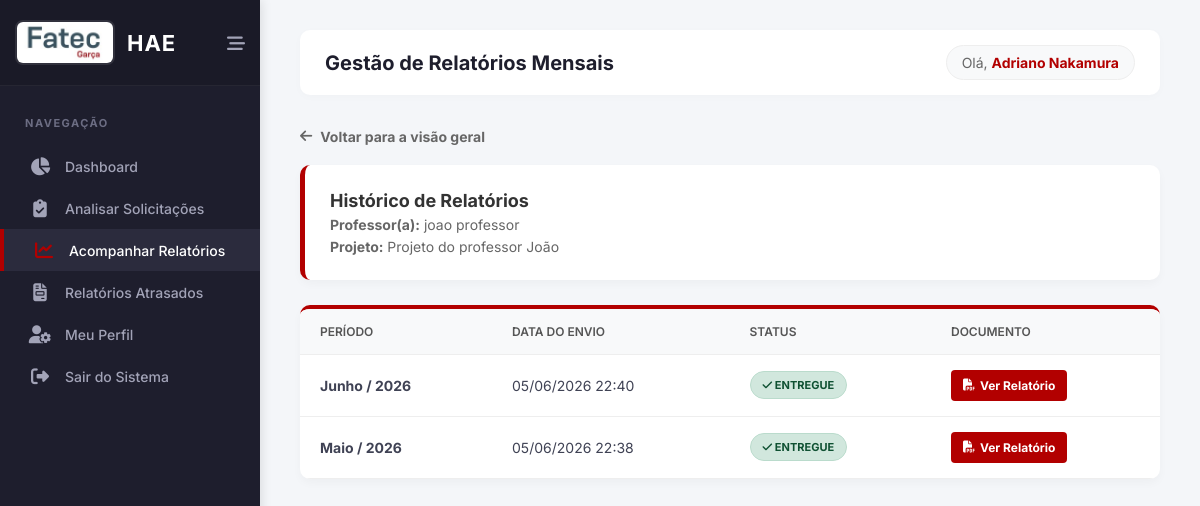
Page /acompanhar_relatorios.php?projeto_id=12 (signed in) on the committed database.
### tables this page shows
CREATE TABLE `solicitacoes_hae` (
  `id` int(11) NOT NULL,
  `professor_id` int(11) NOT NULL,
  `coordenador_alvo_id` int(11) DEFAULT NULL,
  `coordenador_indicado_id` int(11) DEFAULT NULL,
  `coordenador_id` int(11) DEFAULT NULL,
  `diretor_id` int(11) DEFAULT NULL,
  `parecer_coordenador` text DEFAULT NULL,
  `data_aprovacao_coordenador` date DEFAULT NULL,
  `data_parecer_coordenador` date DEFAULT NULL,
  `semestre` varchar(10) NOT NULL,
  `quantidade_horas` int(11) NOT NULL,
  `horas_aprovadas` int(11) DEFAULT NULL,
  `titulo_projeto` varchar(150) NOT NULL,
  `projeto_anterior` tinyint(1) DEFAULT 0,
  `nome_projeto_anterior` varchar(150) DEFAULT NULL,
  `objetivos_escola` text DEFAULT NULL,
  `horas_aula` int(11) NOT NULL,
  `horas_atividade` int(11) NOT NULL,
  `horas_especificas` int(11) NOT NULL,
  `total_semanal` int(11) NOT NULL,
  `total_mensal` int(11) NOT NULL,
  `categoria` varchar(255) NOT NULL,
  `justificativa` text NOT NULL,
  `objetivo` text NOT NULL,
  `metodologia` text NOT NULL,
  `envolvidos` text NOT NULL,
  `recursos_necessarios` set('Financeiro','Físico','Humano') NOT NULL,
  `detalhamento_recursos` text DEFAULT NULL,
  `cronograma` text NOT NULL,
  `resultados_esperados` text NOT NULL,
  `status_aprovacao` enum('Pendente','Aprovado','Rejeitado','Devolvido') DEFAULT 'Pendente',
  `status_coordenador` varchar(20) DEFAULT 'Pendente',
  `status_diretor` varchar(20) DEFAULT 'Pendente',
  `parecer_diretor` text DEFAULT NULL,
  `data_aprovacao_diretor` date DEFAULT NULL,
  `assinatura_coordenador` varchar(255) DEFAULT NULL,
  `assinatura_diretor` varchar(255) DEFAULT NULL,
  `data_criacao` timestamp NOT NULL DEFAULT current_timestamp()
);

CREATE TABLE `usuarios` (
  `id` int(11) NOT NULL,
  `nome` varchar(100) NOT NULL,
  `email` varchar(100) NOT NULL,
  `telefone_whatsapp` varchar(20) DEFAULT NULL,
  `funcao` enum('Professor','Coordenador','Diretor') NOT NULL,
  `data_nascimento` date DEFAULT NULL,
  `data_admissao` date DEFAULT NULL,
  `tipo_contrato` enum('Determinado','Indeterminado') DEFAULT NULL,
  `formacao_academica` text DEFAULT NULL,
  `assinatura_path` varchar(255) DEFAULT NULL,
  `senha` varchar(255) NOT NULL,
  `primeiro_acesso` tinyint(1) DEFAULT 1
);

CREATE TABLE `relatorios_hae` (
  `id` int(11) NOT NULL,
  `solicitacao_id` int(11) NOT NULL,
  `mes_referencia` int(11) NOT NULL,
  `ano_referencia` int(11) NOT NULL,
  `acoes_realizadas` text NOT NULL,
  `status` enum('Rascunho','Publicado') DEFAULT 'Rascunho',
  `data_envio` timestamp NOT NULL DEFAULT current_timestamp()
);

### acompanhar_relatorios.php (the view, shortened to what this page needs)
<?php
require 'config/conexao.php';
$meses = [1 => 'Janeiro', 2 => 'Fevereiro', 3 => 'Março', 4 => 'Abril', 5 => 'Maio', 6 => 'Junho', 7 => 'Julho', 8 => 'Agosto', 9 => 'Setembro', 10 => 'Outubro', 11 => 'Novembro', 12 => 'Dezembro'];
$visualizando_projeto_id = isset($_GET['projeto_id']) ? (int) $_GET['projeto_id'] : 0;
if ($visualizando_projeto_id > 0) {
    $sql_proj = "SELECT s.*, u.nome AS professor_nome FROM solicitacoes_hae s JOIN usuarios u ON s.professor_id = u.id WHERE s.id = ?";
    $stmt_proj = $pdo->prepare($sql_proj);
    $stmt_proj->execute([$visualizando_projeto_id]);
    $projeto_detalhe = $stmt_proj->fetch(PDO::FETCH_ASSOC);
    $sql_hist = "SELECT * FROM relatorios_hae WHERE solicitacao_id = ? ORDER BY ano_referencia DESC, mes_referencia DESC";
    $stmt_hist = $pdo->prepare($sql_hist);
    $stmt_hist->execute([$visualizando_projeto_id]);
    $historico_relatorios = $stmt_hist->fetchAll(PDO::FETCH_ASSOC);
}
$pagina_atual = basename($_SERVER['PHP_SELF']);
?>
<!DOCTYPE html>
<html lang="pt-BR">
<head>
    <link rel="stylesheet" href="assets/css/painel.css">
    <link rel="stylesheet" href="https://cdnjs.cloudflare.com/ajax/libs/font-awesome/6.4.0/css/all.min.css">
</head>
<body>
    <aside class="sidebar" id="sidebar">
        <div class="sidebar-header">
            <a href="painel.php" class="brand">
                <img src="img/cps_fatecgarca_logo.jfif" alt="Logo Fatec">
                <h2 class="brand-text">HAE</h2>
            </a>
            <button class="collapse-btn" id="collapse-btn" title="Minimizar Menu"><i class="fa-solid fa-bars-staggered"></i></button>
        </div>
        <nav class="menu">
    <div class="menu-title">Navegação</div>
    <ul>
        <li><a href="painel.php" class="<?php echo ($pagina_atual == 'painel.php') ? 'active' : ''; ?>"><i class="fa-solid fa-chart-pie"></i> <span class="menu-text">Dashboard</span></a></li>
        <?php if ($_SESSION['usuario_funcao'] == 'Professor'): ?>
            <li><a href="nova_solicitacao.php" class="<?php echo ($pagina_atual == 'nova_solicitacao.php') ? 'active' : ''; ?>"><i class="fa-solid fa-file-circle-plus"></i> <span class="menu-text">Nova Solicitação</span></a></li>
            <li><a href="meus_projetos.php" class="<?php echo ($pagina_atual == 'meus_projetos.php') ? 'active' : ''; ?>"><i class="fa-solid fa-folder-open"></i> <span class="menu-text">Meus Projetos</span></a></li>
            <li><a href="enviar_relatorio.php" class="<?php echo ($pagina_atual == 'enviar_relatorio.php') ? 'active' : ''; ?>"><i class="fa-solid fa-calendar-check"></i> <span class="menu-text">Enviar Relatório</span></a></li>
            <li><a href="meus_rascunhos.php" class="<?php echo ($pagina_atual == 'meus_rascunhos.php') ? 'active' : ''; ?>"><i class="fa-solid fa-file-pen"></i> <span class="menu-text">Meus Rascunhos</span></a></li>
        <?php else: ?>
            <li><a href="analisar_solicitacoes.php" class="<?php echo ($pagina_atual == 'analisar_solicitacoes.php') ? 'active' : ''; ?>"><i class="fa-solid fa-clipboard-check"></i> <span class="menu-text">Analisar Solicitações</span></a></li>
            <li><a href="acompanhar_relatorios.php" class="<?php echo ($pagina_atual == 'acompanhar_relatorios.php') ? 'active' : ''; ?>"><i class="fa-solid fa-chart-line"></i> <span class="menu-text">Acompanhar Relatórios</span></a></li>
            <li><a href="relatorios_atrasados.php" class="<?php echo ($pagina_atual == 'relatorios_atrasados.php') ? 'active' : ''; ?>"><i class="fa-solid fa-file-invoice"></i> <span class="menu-text">Relatórios Atrasados</span></a></li>
        <?php endif; ?>
        <li><a href="perfil.php" class="<?php echo ($pagina_atual == 'perfil.php') ? 'active' : ''; ?>"><i class="fa-solid fa-user-gear"></i> <span class="menu-text">Meu Perfil</span></a></li>
        <li><a href="logout.php" class="logout-link"><i class="fa-solid fa-right-from-bracket"></i> <span class="menu-text">Sair do Sistema</span></a></li>
    </ul>
</nav>
    </aside>
    <main class="main-content">
        <header class="header">
            <div class="header-top">
                <h1>Gestão de Relatórios Mensais</h1>
            </div>
            <div class="user-info">Olá, <strong><?php echo htmlspecialchars($_SESSION['usuario_nome']); ?></strong></div>
        </header>
        <?php if ($visualizando_projeto_id > 0): ?>
                        <a href="acompanhar_relatorios.php" class="btn-voltar"><i class="fa-solid fa-arrow-left"></i> Voltar para a visão geral</a>
                        <div class="page-header">
                            <h2 style="font-size: 18px; color: #333; margin-bottom: 5px;">Histórico de Relatórios</h2>
                            <p style="color: #666; font-size: 14px; margin-bottom: 5px;"><strong>Professor(a):</strong> <?php echo htmlspecialchars($projeto_detalhe['professor_nome']); ?></p>
                            <p style="color: #666; font-size: 14px;"><strong>Projeto:</strong> <?php echo htmlspecialchars($projeto_detalhe['titulo_projeto']); ?></p>
                        </div>
                        <div class="card-table">
                            <div style="overflow-x: auto;">
                                <table>
                                    <thead>
                                        <tr>
                                            <th>Período</th>
                                            <th>Data do Envio</th>
                                            <th>Status</th>
                                            <th>Documento</th>
                                        </tr>
                                    </thead>
                                    <tbody>
                                        <?php if (count($historico_relatorios) > 0): ?>
                                                        <?php foreach ($historico_relatorios as $hist): ?>
                                                                        <tr>
                                                                            <td><strong><?php echo $meses[$hist['mes_referencia']] . ' / ' . $hist['ano_referencia']; ?></strong></td>
                                                                            <td><?php echo date('d/m/Y H:i', strtotime($hist['data_envio'])); ?></td>
                                                                            <td>
                                                                                <?php if ($hist['status'] == 'Publicado'): ?>
                                                                                                <span class="badge badge-entregue"><i class="fa-solid fa-check"></i> Entregue</span>
                                                                                <?php else: ?>
                                                                                                <span class="badge badge-rascunho"><i class="fa-solid fa-pen"></i> Rascunho</span>
                                                                                <?php endif; ?>
                                                                            </td>
                                                                            <td>
                                                                                <?php if ($hist['status'] == 'Publicado'): ?>
                                                                                                <a href="pdf_relatorio.php?id=<?php echo $hist['id']; ?>" target="_blank" class="btn-action btn-pdf">
                                                                                                    <i class="fa-solid fa-file-pdf"></i> Ver Relatório
                                                                                                </a>
                                                                                <?php else: ?>
                                                                                                <span style="color: #888; font-size: 12px;">Aguardando submissão final</span>
                                                                                <?php endif; ?>
                                                                            </td>
                                                                        </tr>
                                                        <?php endforeach; ?>
                                        <?php else: ?>
                                                        <tr><td colspan="4" style="text-align:center; padding: 30px; color: #888;">O professor ainda não iniciou nenhum relatório.</td></tr>
                                        <?php endif; ?>
                                    </tbody>
                                </table>
                            </div>
                        </div>
        <?php endif; ?>
    </main>
</body>
</html>

### assets/CSS/painel.css (style rules this page uses)
:root { --fatec-red: #b20000; --fatec-red-hover: #8a0000; --sidebar-bg: #1e1e2d; --sidebar-bg-hover: #2b2b3d; --sidebar-color: #a2a3b7; --sidebar-active: #ffffff; --body-bg: #f4f6f9; --text-color: #3f4254; --sidebar-width: 260px; --sidebar-collapsed-width: 80px; }
* { margin: 0; padding: 0; box-sizing: border-box; font-family: 'Inter', sans-serif; }
body { background-color: var(--body-bg); color: var(--text-color); display: flex; min-height: 100vh; overflow-x: hidden; }
.sidebar { width: var(--sidebar-width); background-color: var(--sidebar-bg); color: var(--sidebar-color); height: 100vh; position: fixed; left: 0; top: 0; transition: all 0.3s cubic-bezier(0.25, 0.8, 0.25, 1); z-index: 1000; display: flex; flex-direction: column; box-shadow: 2px 0 10px rgba(0,0,0,0.1); }
.sidebar-header { padding: 20px 15px; background-color: #1a1a27; display: flex; flex-direction: row; align-items: center; justify-content: space-between; border-bottom: 1px solid rgba(255,255,255,0.05); min-height: 80px; }
.brand { display: flex; flex-direction: row; align-items: center; text-decoration: none; color: #fff; gap: 12px; }
.brand img { width: 100px; height: 45px; object-fit: cover; border-radius: 8px; border: 2px solid rgba(255, 255, 255, 0.1); transition: 0.3s; }
.brand-text { font-size: 22px; font-weight: 700; letter-spacing: 1px; color: var(--sidebar-active); transition: 0.3s; white-space: nowrap; }
.collapse-btn { position: static; background: transparent; border: none; color: var(--sidebar-color); font-size: 18px; cursor: pointer; transition: 0.3s; display: flex; align-items: center; }
.menu { flex: 1; overflow-y: auto; padding: 20px 0; }
.menu-title { padding: 10px 25px; font-size: 11px; text-transform: uppercase; letter-spacing: 1.5px; color: #6c6d83; font-weight: 700; margin-bottom: 5px; white-space: nowrap; }
.menu ul { list-style: none; }
.menu ul li a { display: flex; align-items: center; padding: 12px 25px; color: var(--sidebar-color); text-decoration: none; font-size: 14px; font-weight: 500; transition: 0.3s; white-space: nowrap; }
.menu ul li a i { font-size: 18px; width: 30px; text-align: center; margin-right: 10px; transition: 0.3s; }
.menu ul li a:hover, .menu ul li a.active { background-color: var(--sidebar-bg-hover); color: var(--sidebar-active); border-left: 4px solid var(--fatec-red); }
.menu ul li a:hover i, .menu ul li a.active i { color: var(--fatec-red); }
.main-content { flex: 1; margin-left: var(--sidebar-width); padding: 30px 40px; transition: all 0.3s cubic-bezier(0.25, 0.8, 0.25, 1); width: calc(100% - var(--sidebar-width)); }
.header { display: flex; justify-content: space-between; align-items: center; margin-bottom: 30px; background: #fff; padding: 15px 25px; border-radius: 10px; box-shadow: 0 2px 10px rgba(0,0,0,0.02); }
.header-top { display: flex; align-items: center; gap: 15px; }
.header-top h1 { font-size: 20px; color: #1e1e2d; font-weight: 700; margin: 0; }
.user-info { font-size: 14px; color: #666; background: #f8f9fa; padding: 8px 15px; border-radius: 20px; border: 1px solid #eee; }
.user-info strong { color: var(--fatec-red); }

### acompanhar_relatorios.php (style rules this page uses)
.card-table { background: #fff; border-radius: 10px; box-shadow: 0 4px 10px rgba(0,0,0,0.03); overflow: hidden; margin-bottom: 30px; border-top: 4px solid var(--fatec-red); }
table { width: 100%; border-collapse: collapse; }
th, td { padding: 15px 20px; text-align: left; font-size: 14px; border-bottom: 1px solid #eee; }
th { background-color: #f8f9fa; color: #555; font-weight: 600; text-transform: uppercase; font-size: 12px; }
.badge { padding: 6px 12px; border-radius: 20px; font-size: 11px; font-weight: bold; text-transform: uppercase; display: inline-block; white-space: nowrap; }
.badge-entregue { background: #d1e7dd; color: #0f5132; border: 1px solid #badbcc; }
.btn-action { padding: 8px 12px; border-radius: 4px; text-decoration: none; font-size: 12px; font-weight: bold; transition: 0.3s; display: inline-flex; align-items: center; gap: 5px; border: none; cursor: pointer; }
.btn-pdf { background: #b20000; color: #fff; }
.btn-voltar { display: inline-flex; align-items: center; gap: 8px; margin-bottom: 20px; color: #666; text-decoration: none; font-weight: bold; font-size: 14px; }
.page-header { background: #fff; padding: 25px; border-radius: 10px; margin-bottom: 25px; border-left: 5px solid var(--fatec-red); box-shadow: 0 4px 10px rgba(0,0,0,0.03); }

### rows in the picture
solicitacoes_hae: professor.nome "joao professor", titulo_projeto "Projeto do professor João"
relatorios_hae: mes_referencia "Junho", ano_referencia "2026", data_envio "05/06/2026 22:40", status "Publicado" (drawn)
relatorios_hae: mes_referencia "Maio", ano_referencia "2026", data_envio "05/06/2026 22:38", status "Publicado" (drawn)

### other values in the picture
$_SESSION['usuario_nome'] "Adriano Nakamura"
